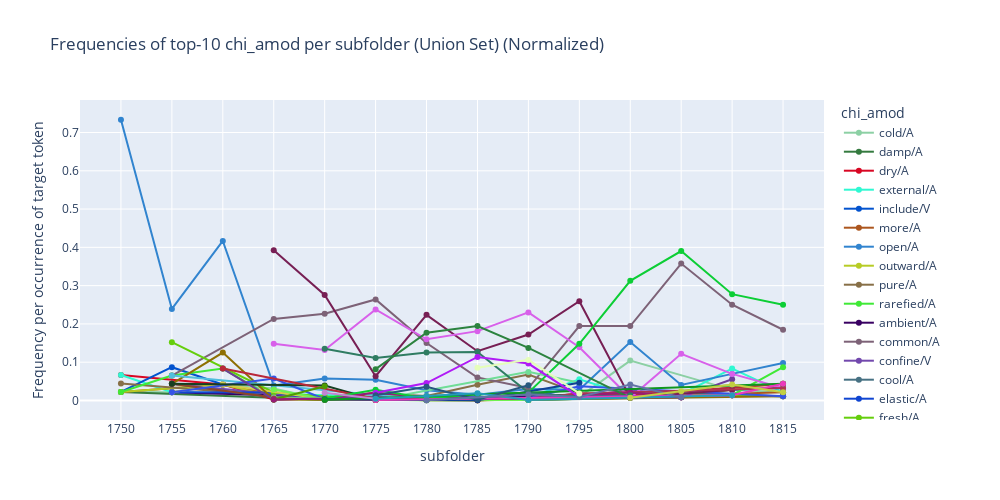

The notebook cell this image was saved under:
### Code cell
# Bar chart (absolute freq)
plot_freq_top_union_sfillers_by_period(slot_df_path, 
                              slot_type=slot_type,
                              top_n=10,
                              normalized=True, # Normalised or Raw count
                              time_col='subfolder',
                              )

### Figure 1 — Plotly figure (JSON) as saved in the notebook; plotly's stock layout.template omitted (floating-point values rounded to 4 significant figures)
{"data": [{"hovertemplate": "chi_amod=cold/A<br>subfolder=%{x}<br>Frequency per occurrence of target token=%{y}<extra></extra>", "legendgroup": "cold/A", "line": {"color": "#8cd0a4", "dash": "solid"}, "marker": {"symbol": "circle"}, "mode": "lines+markers", "name": "cold/A", "orientation": "v", "showlegend": true, "type": "scatter", "x": [1750, 1755, 1760, 1765, 1770, 1775, 1780, 1785, 1790, 1795, 1800, 1810, 1815], "xaxis": "x", "y": [0.02222, 0.02174, 0.04167, 0.03117, 0.001692, 0.01235, 0.002884, 0.003743, 0.003614, 0.009259, 0.1042, 0.02778, 0.02174], "yaxis": "y"}, {"hovertemplate": "chi_amod=damp/A<br>subfolder=%{x}<br>Frequency per occurrence of target token=%{y}<extra></extra>", "legendgroup": "damp/A", "line": {"color": "#347a3f", "dash": "solid"}, "marker": {"symbol": "circle"}, "mode": "lines+markers", "name": "damp/A", "orientation": "v", "showlegend": true, "type": "scatter", "x": [1750, 1770, 1790, 1800, 1810], "xaxis": "x", "y": [0.02222, 0.001692, 0.003614, 0.006944, 0.01389], "yaxis": "y"}, {"hovertemplate": "chi_amod=dry/A<br>subfolder=%{x}<br>Frequency per occurrence of target token=%{y}<extra></extra>", "legendgroup": "dry/A", "line": {"color": "#d80623", "dash": "solid"}, "marker": {"symbol": "circle"}, "mode": "lines+markers", "name": "dry/A", "orientation": "v", "showlegend": true, "type": "scatter", "x": [1750, 1760, 1765, 1770, 1775, 1780, 1785, 1790, 1795, 1800, 1805, 1810], "xaxis": "x", "y": [0.06667, 0.04167, 0.002597, 0.005076, 0.02006, 0.00173, 0.003743, 0.00241, 0.009259, 0.02083, 0.00813, 0.01389], "yaxis": "y"}, {"hovertemplate": "chi_amod=external/A<br>subfolder=%{x}<br>Frequency per occurrence of target token=%{y}<extra></extra>", "legendgroup": "external/A", "line": {"color": "#2ff8d2", "dash": "solid"}, "marker": {"symbol": "circle"}, "mode": "lines+markers", "name": "external/A", "orientation": "v", "showlegend": true, "type": "scatter", "x": [1750, 1755, 1765, 1770, 1775, 1780, 1785, 1790, 1795, 1800, 1805, 1810, 1815], "xaxis": "x", "y": [0.06667, 0.02174, 0.01818, 0.01354, 0.01543, 0.008074, 0.007485, 0.007229, 0.05556, 0.01389, 0.01626, 0.08333, 0.02174], "yaxis": "y"}, {"hovertemplate": "chi_amod=include/V<br>subfolder=%{x}<br>Frequency per occurrence of target token=%{y}<extra></extra>", "legendgroup": "include/V", "line": {"color": "#0353ce", "dash": "solid"}, "marker": {"symbol": "circle"}, "mode": "lines+markers", "name": "include/V", "orientation": "v", "showlegend": true, "type": "scatter", "x": [1750, 1755, 1760, 1765, 1775, 1780, 1815], "xaxis": "x", "y": [0.02222, 0.08696, 0.04167, 0.01558, 0.001543, 0.001153, 0.03261], "yaxis": "y"}, {"hovertemplate": "chi_amod=more/A<br>subfolder=%{x}<br>Frequency per occurrence of target token=%{y}<extra></extra>", "legendgroup": "more/A", "line": {"color": "#ac561e", "dash": "solid"}, "marker": {"symbol": "circle"}, "mode": "lines+markers", "name": "more/A", "orientation": "v", "showlegend": true, "type": "scatter", "x": [1750, 1760, 1765, 1770, 1775, 1780, 1785, 1790, 1815], "xaxis": "x", "y": [0.02222, 0.04167, 0.01558, 0.005076, 0.006173, 0.009227, 0.008234, 0.001205, 0.02174], "yaxis": "y"}, {"hovertemplate": "chi_amod=open/A<br>subfolder=%{x}<br>Frequency per occurrence of target token=%{y}<extra></extra>", "legendgroup": "open/A", "line": {"color": "#3184cf", "dash": "solid"}, "marker": {"symbol": "circle"}, "mode": "lines+markers", "name": "open/A", "orientation": "v", "showlegend": true, "type": "scatter", "x": [1750, 1755, 1760, 1765, 1770, 1775, 1780, 1785, 1790, 1795, 1800, 1805, 1810, 1815], "xaxis": "x", "y": [0.7333, 0.2391, 0.4167, 0.03896, 0.05753, 0.05401, 0.02653, 0.01497, 0.03012, 0.02778, 0.1528, 0.04065, 0.06944, 0.09783], "yaxis": "y"}, {"hovertemplate": "chi_amod=outward/A<br>subfolder=%{x}<br>Frequency per occurrence of target token=%{y}<extra></extra>", "legendgroup": "outward/A", "line": {"color": "#b7cc25", "dash": "solid"}, "marker": {"symbol": "circle"}, "mode": "lines+markers", "name": "outward/A", "orientation": "v", "showlegend": true, "type": "scatter", "x": [1750, 1760, 1765, 1770, 1775], "xaxis": "x", "y": [0.02222, 0.04167, 0.01039, 0.001692, 0.003086], "yaxis": "y"}, {"hovertemplate": "chi_amod=pure/A<br>subfolder=%{x}<br>Frequency per occurrence of target token=%{y}<extra></extra>", "legendgroup": "pure/A", "line": {"color": "#876f47", "dash": "solid"}, "marker": {"symbol": "circle"}, "mode": "lines+markers", "name": "pure/A", "orientation": "v", "showlegend": true, "type": "scatter", "x": [1750, 1765, 1770, 1775, 1780, 1785, 1790, 1795, 1800, 1805, 1810], "xaxis": "x", "y": [0.04444, 0.01299, 0.006768, 0.01852, 0.01153, 0.04117, 0.06747, 0.01852, 0.006944, 0.00813, 0.02778], "yaxis": "y"}, {"hovertemplate": "chi_amod=rarefied/A<br>subfolder=%{x}<br>Frequency per occurrence of target token=%{y}<extra></extra>", "legendgroup": "rarefied/A", "line": {"color": "#3fe936", "dash": "solid"}, "marker": {"symbol": "circle"}, "mode": "lines+markers", "name": "rarefied/A", "orientation": "v", "showlegend": true, "type": "scatter", "x": [1750, 1755, 1760, 1765, 1770, 1775, 1785, 1800, 1810, 1815], "xaxis": "x", "y": [0.02222, 0.06522, 0.08333, 0.005195, 0.001692, 0.001543, 0.0007485, 0.02083, 0.01389, 0.08696], "yaxis": "y"}, {"hovertemplate": "chi_amod=ambient/A<br>subfolder=%{x}<br>Frequency per occurrence of target token=%{y}<extra></extra>", "legendgroup": "ambient/A", "line": {"color": "#390062", "dash": "solid"}, "marker": {"symbol": "circle"}, "mode": "lines+markers", "name": "ambient/A", "orientation": "v", "showlegend": true, "type": "scatter", "x": [1755, 1780, 1800, 1815], "xaxis": "x", "y": [0.02174, 0.001153, 0.02083, 0.01087], "yaxis": "y"}, {"hovertemplate": "chi_amod=common/A<br>subfolder=%{x}<br>Frequency per occurrence of target token=%{y}<extra></extra>", "legendgroup": "common/A", "line": {"color": "#7d6277", "dash": "solid"}, "marker": {"symbol": "circle"}, "mode": "lines+markers", "name": "common/A", "orientation": "v", "showlegend": true, "type": "scatter", "x": [1755, 1765, 1770, 1775, 1780, 1785, 1790, 1795, 1800, 1805, 1810, 1815], "xaxis": "x", "y": [0.06522, 0.213, 0.2267, 0.2639, 0.1499, 0.05988, 0.03253, 0.1944, 0.1944, 0.3577, 0.25, 0.1848], "yaxis": "y"}, {"hovertemplate": "chi_amod=confine/V<br>subfolder=%{x}<br>Frequency per occurrence of target token=%{y}<extra></extra>", "legendgroup": "confine/V", "line": {"color": "#7248ad", "dash": "solid"}, "marker": {"symbol": "circle"}, "mode": "lines+markers", "name": "confine/V", "orientation": "v", "showlegend": true, "type": "scatter", "x": [1755, 1770, 1775, 1785, 1795, 1800, 1805], "xaxis": "x", "y": [0.04348, 0.003384, 0.006173, 0.0007485, 0.009259, 0.02778, 0.00813], "yaxis": "y"}, {"hovertemplate": "chi_amod=cool/A<br>subfolder=%{x}<br>Frequency per occurrence of target token=%{y}<extra></extra>", "legendgroup": "cool/A", "line": {"color": "#477183", "dash": "solid"}, "marker": {"symbol": "circle"}, "mode": "lines+markers", "name": "cool/A", "orientation": "v", "showlegend": true, "type": "scatter", "x": [1755, 1765, 1775, 1790, 1805], "xaxis": "x", "y": [0.04348, 0.007792, 0.00463, 0.001205, 0.00813], "yaxis": "y"}, {"hovertemplate": "chi_amod=elastic/A<br>subfolder=%{x}<br>Frequency per occurrence of target token=%{y}<extra></extra>", "legendgroup": "elastic/A", "line": {"color": "#1045d1", "dash": "solid"}, "marker": {"symbol": "circle"}, "mode": "lines+markers", "name": "elastic/A", "orientation": "v", "showlegend": true, "type": "scatter", "x": [1755, 1765, 1770, 1775, 1780], "xaxis": "x", "y": [0.02174, 0.02078, 0.001692, 0.006173, 0.0005767], "yaxis": "y"}, {"hovertemplate": "chi_amod=fresh/A<br>subfolder=%{x}<br>Frequency per occurrence of target token=%{y}<extra></extra>", "legendgroup": "fresh/A", "line": {"color": "#65ce0c", "dash": "solid"}, "marker": {"symbol": "circle"}, "mode": "lines+markers", "name": "fresh/A", "orientation": "v", "showlegend": true, "type": "scatter", "x": [1755, 1765, 1770, 1775, 1780, 1785, 1790, 1800, 1805, 1810, 1815], "xaxis": "x", "y": [0.1522, 0.02078, 0.01015, 0.006173, 0.002307, 0.001497, 0.001205, 0.006944, 0.01626, 0.01389, 0.01087], "yaxis": "y"}, {"hovertemplate": "chi_amod=heat/V<br>subfolder=%{x}<br>Frequency per occurrence of target token=%{y}<extra></extra>", "legendgroup": "heat/V", "line": {"color": "#d6cb4d", "dash": "solid"}, "marker": {"symbol": "circle"}, "mode": "lines+markers", "name": "heat/V", "orientation": "v", "showlegend": true, "type": "scatter", "x": [1755, 1760, 1770, 1775, 1785, 1790, 1800, 1815], "xaxis": "x", "y": [0.02174, 0.04167, 0.003384, 0.0108, 0.0007485, 0.00241, 0.006944, 0.04348], "yaxis": "y"}, {"hovertemplate": "chi_amod=hot/A<br>subfolder=%{x}<br>Frequency per occurrence of target token=%{y}<extra></extra>", "legendgroup": "hot/A", "line": {"color": "#8e6f03", "dash": "solid"}, "marker": {"symbol": "circle"}, "mode": "lines+markers", "name": "hot/A", "orientation": "v", "showlegend": true, "type": "scatter", "x": [1755, 1760, 1765, 1770, 1775, 1780, 1785, 1790, 1815], "xaxis": "x", "y": [0.04348, 0.125, 0.002597, 0.001692, 0.00463, 0.0005767, 0.0007485, 0.00241, 0.01087], "yaxis": "y"}, {"hovertemplate": "chi_amod=incumbent/A<br>subfolder=%{x}<br>Frequency per occurrence of target token=%{y}<extra></extra>", "legendgroup": "incumbent/A", "line": {"color": "#51bedd", "dash": "solid"}, "marker": {"symbol": "circle"}, "mode": "lines+markers", "name": "incumbent/A", "orientation": "v", "showlegend": true, "type": "scatter", "x": [1755, 1780, 1785], "xaxis": "x", "y": [0.06522, 0.001153, 0.001497], "yaxis": "y"}, {"hovertemplate": "chi_amod=low/A<br>subfolder=%{x}<br>Frequency per occurrence of target token=%{y}<extra></extra>", "legendgroup": "low/A", "line": {"color": "#8e4527", "dash": "solid"}, "marker": {"symbol": "circle"}, "mode": "lines+markers", "name": "low/A", "orientation": "v", "showlegend": true, "type": "scatter", "x": [1755, 1765], "xaxis": "x", "y": [0.04348, 0.007792], "yaxis": "y"}, {"hovertemplate": "chi_amod=much/A<br>subfolder=%{x}<br>Frequency per occurrence of target token=%{y}<extra></extra>", "legendgroup": "much/A", "line": {"color": "#3454e7", "dash": "solid"}, "marker": {"symbol": "circle"}, "mode": "lines+markers", "name": "much/A", "orientation": "v", "showlegend": true, "type": "scatter", "x": [1755, 1765, 1770, 1775, 1780, 1785, 1790, 1795, 1815], "xaxis": "x", "y": [0.02174, 0.05714, 0.003384, 0.007716, 0.004614, 0.008982, 0.006024, 0.03704, 0.01087], "yaxis": "y"}, {"hovertemplate": "chi_amod=putrid/A<br>subfolder=%{x}<br>Frequency per occurrence of target token=%{y}<extra></extra>", "legendgroup": "putrid/A", "line": {"color": "#163f22", "dash": "solid"}, "marker": {"symbol": "circle"}, "mode": "lines+markers", "name": "putrid/A", "orientation": "v", "showlegend": true, "type": "scatter", "x": [1755, 1770, 1775], "xaxis": "x", "y": [0.04348, 0.03892, 0.001543], "yaxis": "y"}, {"hovertemplate": "chi_amod=moist/A<br>subfolder=%{x}<br>Frequency per occurrence of target token=%{y}<extra></extra>", "legendgroup": "moist/A", "line": {"color": "#6e3d9a", "dash": "solid"}, "marker": {"symbol": "circle"}, "mode": "lines+markers", "name": "moist/A", "orientation": "v", "showlegend": true, "type": "scatter", "x": [1760, 1765, 1770, 1775, 1780, 1785, 1790, 1805, 1810], "xaxis": "x", "y": [0.08333, 0.002597, 0.005076, 0.009259, 0.00173, 0.00524, 0.007229, 0.00813, 0.05556], "yaxis": "y"}, {"hovertemplate": "chi_amod=surround/V<br>subfolder=%{x}<br>Frequency per occurrence of target token=%{y}<extra></extra>", "legendgroup": "surround/V", "line": {"color": "#b92839", "dash": "solid"}, "marker": {"symbol": "circle"}, "mode": "lines+markers", "name": "surround/V", "orientation": "v", "showlegend": true, "type": "scatter", "x": [1760, 1775, 1780, 1785, 1790, 1795, 1800, 1815], "xaxis": "x", "y": [0.08333, 0.00463, 0.001153, 0.0007485, 0.003614, 0.01852, 0.01389, 0.04348], "yaxis": "y"}, {"hovertemplate": "chi_amod=factitious/A<br>subfolder=%{x}<br>Frequency per occurrence of target token=%{y}<extra></extra>", "legendgroup": "factitious/A", "line": {"color": "#6ff151", "dash": "solid"}, "marker": {"symbol": "circle"}, "mode": "lines+markers", "name": "factitious/A", "orientation": "v", "showlegend": true, "type": "scatter", "x": [1765, 1770, 1780, 1790], "xaxis": "x", "y": [0.02857, 0.003384, 0.0005767, 0.001205], "yaxis": "y"}, {"hovertemplate": "chi_amod=fixed/A<br>subfolder=%{x}<br>Frequency per occurrence of target token=%{y}<extra></extra>", "legendgroup": "fixed/A", "line": {"color": "#771f54", "dash": "solid"}, "marker": {"symbol": "circle"}, "mode": "lines+markers", "name": "fixed/A", "orientation": "v", "showlegend": true, "type": "scatter", "x": [1765, 1770, 1775, 1780, 1785, 1790, 1795, 1800, 1810], "xaxis": "x", "y": [0.3922, 0.2758, 0.06327, 0.2238, 0.1287, 0.1723, 0.2593, 0.006944, 0.02778], "yaxis": "y"}, {"hovertemplate": "chi_amod=heavy/A<br>subfolder=%{x}<br>Frequency per occurrence of target token=%{y}<extra></extra>", "legendgroup": "heavy/A", "line": {"color": "#70dd97", "dash": "solid"}, "marker": {"symbol": "circle"}, "mode": "lines+markers", "name": "heavy/A", "orientation": "v", "showlegend": true, "type": "scatter", "x": [1765, 1775, 1790, 1795], "xaxis": "x", "y": [0.007792, 0.001543, 0.0747, 0.0463], "yaxis": "y"}, {"hovertemplate": "chi_amod=inflammable/A<br>subfolder=%{x}<br>Frequency per occurrence of target token=%{y}<extra></extra>", "legendgroup": "inflammable/A", "line": {"color": "#d860ea", "dash": "solid"}, "marker": {"symbol": "circle"}, "mode": "lines+markers", "name": "inflammable/A", "orientation": "v", "showlegend": true, "type": "scatter", "x": [1765, 1770, 1775, 1780, 1785, 1790, 1795, 1800, 1805, 1810, 1815], "xaxis": "x", "y": [0.1481, 0.132, 0.2377, 0.1597, 0.1811, 0.2301, 0.1389, 0.006944, 0.122, 0.06944, 0.03261], "yaxis": "y"}, {"hovertemplate": "chi_amod=little/A<br>subfolder=%{x}<br>Frequency per occurrence of target token=%{y}<extra></extra>", "legendgroup": "little/A", "line": {"color": "#ae3550", "dash": "solid"}, "marker": {"symbol": "circle"}, "mode": "lines+markers", "name": "little/A", "orientation": "v", "showlegend": true, "type": "scatter", "x": [1765, 1770, 1775, 1780, 1785, 1790, 1795, 1815], "xaxis": "x", "y": [0.005195, 0.003384, 0.001543, 0.004614, 0.005988, 0.004819, 0.01852, 0.03261], "yaxis": "y"}, {"hovertemplate": "chi_amod=mephitic/A<br>subfolder=%{x}<br>Frequency per occurrence of target token=%{y}<extra></extra>", "legendgroup": "mephitic/A", "line": {"color": "#4f9b02", "dash": "solid"}, "marker": {"symbol": "circle"}, "mode": "lines+markers", "name": "mephitic/A", "orientation": "v", "showlegend": true, "type": "scatter", "x": [1765, 1770], "xaxis": "x", "y": [0.002597, 0.03723], "yaxis": "y"}, {"hovertemplate": "chi_amod=same/A<br>subfolder=%{x}<br>Frequency per occurrence of target token=%{y}<extra></extra>", "legendgroup": "same/A", "line": {"color": "#961b76", "dash": "solid"}, "marker": {"symbol": "circle"}, "mode": "lines+markers", "name": "same/A", "orientation": "v", "showlegend": true, "type": "scatter", "x": [1765, 1770, 1775, 1780, 1785, 1790, 1800, 1805], "xaxis": "x", "y": [0.002597, 0.005076, 0.02006, 0.008074, 0.002994, 0.006024, 0.02083, 0.00813], "yaxis": "y"}, {"hovertemplate": "chi_amod=atmospherical/A<br>subfolder=%{x}<br>Frequency per occurrence of target token=%{y}<extra></extra>", "legendgroup": "atmospherical/A", "line": {"color": "#0cce35", "dash": "solid"}, "marker": {"symbol": "circle"}, "mode": "lines+markers", "name": "atmospherical/A", "orientation": "v", "showlegend": true, "type": "scatter", "x": [1770, 1775, 1780, 1785, 1790, 1795, 1800, 1805, 1810, 1815], "xaxis": "x", "y": [0.005076, 0.02778, 0.00519, 0.01647, 0.02048, 0.1481, 0.3125, 0.3902, 0.2778, 0.25], "yaxis": "y"}, {"hovertemplate": "chi_amod=electrify/V<br>subfolder=%{x}<br>Frequency per occurrence of target token=%{y}<extra></extra>", "legendgroup": "electrify/V", "line": {"color": "#0f4194", "dash": "solid"}, "marker": {"symbol": "circle"}, "mode": "lines+markers", "name": "electrify/V", "orientation": "v", "showlegend": true, "type": "scatter", "x": [1770, 1785, 1795], "xaxis": "x", "y": [0.003384, 0.0007485, 0.0463], "yaxis": "y"}, {"hovertemplate": "chi_amod=foul/A<br>subfolder=%{x}<br>Frequency per occurrence of target token=%{y}<extra></extra>", "legendgroup": "foul/A", "line": {"color": "#0d961f", "dash": "solid"}, "marker": {"symbol": "circle"}, "mode": "lines+markers", "name": "foul/A", "orientation": "v", "showlegend": true, "type": "scatter", "x": [1770, 1815], "xaxis": "x", "y": [0.001692, 0.04348], "yaxis": "y"}, {"hovertemplate": "chi_amod=nitrous/A<br>subfolder=%{x}<br>Frequency per occurrence of target token=%{y}<extra></extra>", "legendgroup": "nitrous/A", "line": {"color": "#2f7c62", "dash": "solid"}, "marker": {"symbol": "circle"}, "mode": "lines+markers", "name": "nitrous/A", "orientation": "v", "showlegend": true, "type": "scatter", "x": [1770, 1775, 1780, 1785, 1790, 1795, 1800], "xaxis": "x", "y": [0.1354, 0.1111, 0.1251, 0.1265, 0.02048, 0.009259, 0.01389], "yaxis": "y"}, {"hovertemplate": "chi_amod=noxious/A<br>subfolder=%{x}<br>Frequency per occurrence of target token=%{y}<extra></extra>", "legendgroup": "noxious/A", "line": {"color": "#c285d4", "dash": "solid"}, "marker": {"symbol": "circle"}, "mode": "lines+markers", "name": "noxious/A", "orientation": "v", "showlegend": true, "type": "scatter", "x": [1770, 1775], "xaxis": "x", "y": [0.0203, 0.00463], "yaxis": "y"}, {"hovertemplate": "chi_amod=dephlogisticated/A<br>subfolder=%{x}<br>Frequency per occurrence of target token=%{y}<extra></extra>", "legendgroup": "dephlogisticated/A", "line": {"color": "#2c833f", "dash": "solid"}, "marker": {"symbol": "circle"}, "mode": "lines+markers", "name": "dephlogisticated/A", "orientation": "v", "showlegend": true, "type": "scatter", "x": [1775, 1780, 1785, 1790, 1800], "xaxis": "x", "y": [0.08179, 0.177, 0.1946, 0.1373, 0.006944], "yaxis": "y"}, {"hovertemplate": "chi_amod=phlogisticated/A<br>subfolder=%{x}<br>Frequency per occurrence of target token=%{y}<extra></extra>", "legendgroup": "phlogisticated/A", "line": {"color": "#b01af6", "dash": "solid"}, "marker": {"symbol": "circle"}, "mode": "lines+markers", "name": "phlogisticated/A", "orientation": "v", "showlegend": true, "type": "scatter", "x": [1775, 1780, 1785, 1790, 1795, 1810], "xaxis": "x", "y": [0.02006, 0.04556, 0.1138, 0.09639, 0.009259, 0.01389], "yaxis": "y"}, {"hovertemplate": "chi_amod=rare/A<br>subfolder=%{x}<br>Frequency per occurrence of target token=%{y}<extra></extra>", "legendgroup": "rare/A", "line": {"color": "#eb39bc", "dash": "solid"}, "marker": {"symbol": "circle"}, "mode": "lines+markers", "name": "rare/A", "orientation": "v", "showlegend": true, "type": "scatter", "x": [1775, 1810, 1815], "xaxis": "x", "y": [0.001543, 0.01389, 0.04348], "yaxis": "y"}, {"hovertemplate": "chi_amod=respirable/A<br>subfolder=%{x}<br>Frequency per occurrence of target token=%{y}<extra></extra>", "legendgroup": "respirable/A", "line": {"color": "#28587f", "dash": "solid"}, "marker": {"symbol": "circle"}, "mode": "lines+markers", "name": "respirable/A", "orientation": "v", "showlegend": true, "type": "scatter", "x": [1775, 1780, 1785, 1790], "xaxis": "x", "y": [0.01389, 0.03576, 0.002246, 0.03976], "yaxis": "y"}, {"hovertemplate": "chi_amod=vitriolic/A<br>subfolder=%{x}<br>Frequency per occurrence of target token=%{y}<extra></extra>", "legendgroup": "vitriolic/A", "line": {"color": "#239cbb", "dash": "solid"}, "marker": {"symbol": "circle"}, "mode": "lines+markers", "name": "vitriolic/A", "orientation": "v", "showlegend": true, "type": "scatter", "x": [1775, 1780, 1785, 1790, 1810], "xaxis": "x", "y": [0.00463, 0.01153, 0.01871, 0.001205, 0.01389], "yaxis": "y"}, {"hovertemplate": "chi_amod=vital/A<br>subfolder=%{x}<br>Frequency per occurrence of target token=%{y}<extra></extra>", "legendgroup": "vital/A", "line": {"color": "#6273a6", "dash": "solid"}, "marker": {"symbol": "circle"}, "mode": "lines+markers", "name": "vital/A", "orientation": "v", "showlegend": true, "type": "scatter", "x": [1780, 1790, 1795, 1800, 1805], "xaxis": "x", "y": [0.0005767, 0.01566, 0.009259, 0.04167, 0.00813], "yaxis": "y"}, {"hovertemplate": "chi_amod=hepatic/A<br>subfolder=%{x}<br>Frequency per occurrence of target token=%{y}<extra></extra>", "legendgroup": "hepatic/A", "line": {"color": "#e5feba", "dash": "solid"}, "marker": {"symbol": "circle"}, "mode": "lines+markers", "name": "hepatic/A", "orientation": "v", "showlegend": true, "type": "scatter", "x": [1785, 1790, 1795], "xaxis": "x", "y": [0.08533, 0.106, 0.01852], "yaxis": "y"}, {"hovertemplate": "chi_amod=residual/A<br>subfolder=%{x}<br>Frequency per occurrence of target token=%{y}<extra></extra>", "legendgroup": "residual/A", "line": {"color": "#c1cf42", "dash": "solid"}, "marker": {"symbol": "circle"}, "mode": "lines+markers", "name": "residual/A", "orientation": "v", "showlegend": true, "type": "scatter", "x": [1800, 1805, 1810, 1815], "xaxis": "x", "y": [0.006944, 0.02439, 0.04167, 0.02174], "yaxis": "y"}], "layout": {"height": 500, "hovermode": "x unified", "legend": {"title": {"text": "chi_amod"}, "tracegroupgap": 0}, "title": {"text": "Frequencies of top-10 chi_amod per subfolder (Union Set) (Normalized)"}, "width": 1000, "xaxis": {"anchor": "y", "domain": [0, 1], "tickmode": "array", "ticktext": [1750, 1755, 1760, 1765, 1770, 1775, 1780, 1785, 1790, 1795, 1800, 1805, 1810, 1815], "tickvals": [1750, 1755, 1760, 1765, 1770, 1775, 1780, 1785, 1790, 1795, 1800, 1805, 1810, 1815], "title": {"text": "subfolder"}}, "yaxis": {"anchor": "x", "domain": [0, 1], "title": {"text": "Frequency per occurrence of target token"}}}}
